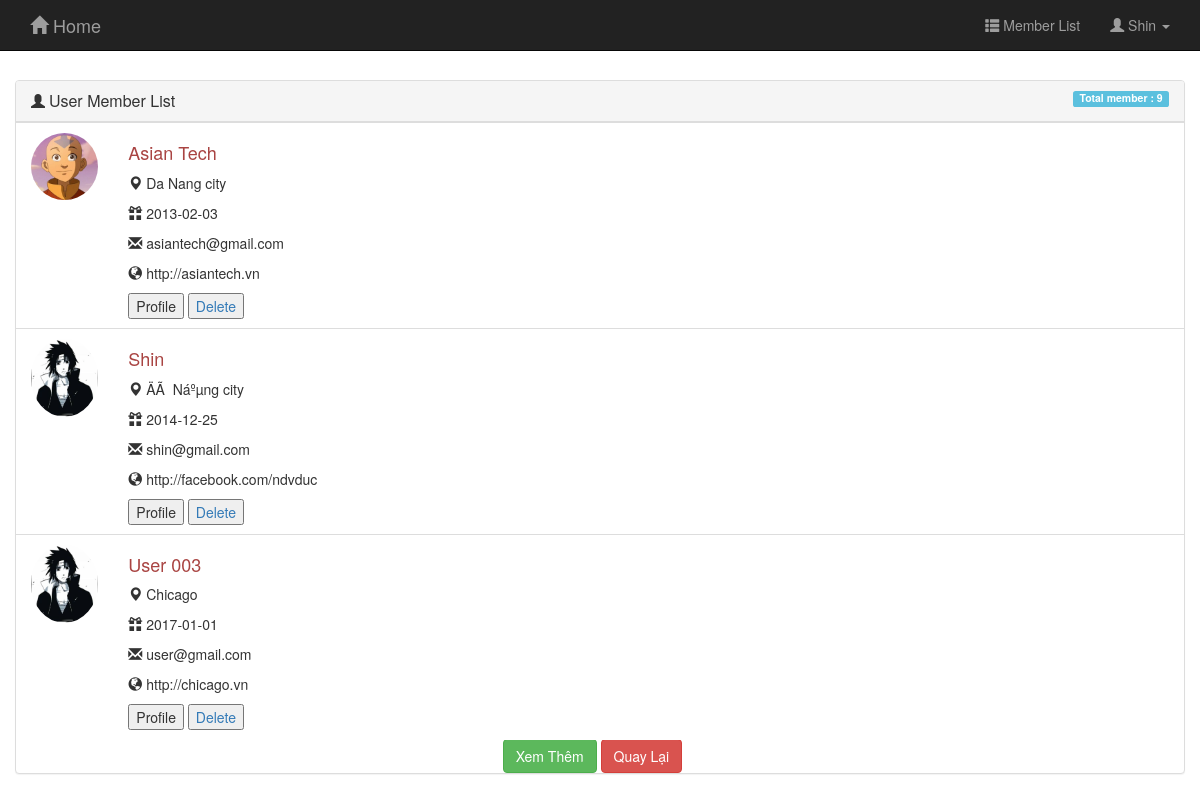
Page /memberlist.php (signed in) on the committed database.
### tables this page shows
CREATE TABLE `users` (
  `id` int(11) NOT NULL,
  `username` varchar(225) NOT NULL,
  `password` varchar(225) NOT NULL,
  `email` varchar(225) NOT NULL,
  `birthday` date DEFAULT NULL,
  `url` varchar(225) NOT NULL,
  `address` varchar(225) NOT NULL,
  `avatar` varchar(225) DEFAULT NULL
);

### memberlist.php (the view, shortened to what this page needs)
<?php include 'menu.php'; ?>
<?php
 if (!isset($_SESSION['username'])) {
   echo 'You need login to see all list of member ! Click <a href="login.php"> here </a> to login'; }
  else {
  require_once('db.php');
  $sql = "SELECT * FROM users";
  $query = $conn->prepare($sql);
  $query->execute();
  $users = $query->fetchAll();
  ?>
  <div class="container" style="margin-top: 50px">
    <div class="row">
      <div class="panel panel-default widget">
        <div class="panel-heading">
          <span class="glyphicon glyphicon-user"></span>
          <h3 class="panel-title">
          User Member List</h3>
          <span class="label label-info">
            <?php echo 'Total member : '.$query->rowCount(); ?></span>
          </div>
          <div class="panel-body">
            <ul class="list-group" id="myList">
              <?php foreach($users as $user): ?>
                <li class="list-group-item" style="list-style-type: none">
                  <div class="row">
                    <div class="col-xs-2 col-md-1">
                      <img src="<?= $user['avatar'] ?>" class="img-circle img-responsive" alt="" /></div>
                      <div class="col-xs-10 col-md-11">
                        <div>
                          <h4 class="text-danger"><?=$user['username']?></h4>
                          <p> <i class="glyphicon glyphicon-map-marker"></i> <?=$user['address']?></p>
                          <p> <i class="glyphicon glyphicon-gift"></i> <?=$user['birthday']?></p>
                          <p> <i class="glyphicon glyphicon-envelope"></i> <?=$user['email']?></p>
                          <p> <i class="glyphicon glyphicon-globe"></i> <?=$user['url']?></p>
                          <div class="action">
                            <button type="button" title="Edit">
                              <span>Profile</span>
                            </button>
                            <a href="delete.php?id=<?=$user['id']?>" onclick="return confirm('Are you sure?')"><button>Delete</button></a>
                          </div>
                        </div>
                      </div>
                    </li>
                  <?php endforeach; ?>
                </ul>
                <div class="col-md-offset-5">
<button id="loadMore" class="btn btn-success">Xem Thêm</button>
<button id="showLess" class="btn btn-danger">Quay Lại</button>
</div>
              </div>
            </div>
          </div>
        </div>
      <?php } ?>

### memberlist.php (style rules this page uses)
.widget .panel-body { padding:0px; }
.widget .list-group { margin-bottom: 0; }
.widget .panel-title { display:inline }
.widget .label-info { float: right; }
.widget li.list-group-item { border-radius: 0;border: 0;border-top: 1px solid #ddd; }
.widget .action { margin-top:5px; }
#myList li { display:none; }

### rows in the picture
users: avatar (picture), username "Asian Tech", address "Da Nang city", birthday "2013-02-03", email "asiantech@gmail.com", url "http://asiantech.vn"
users: avatar (picture), username "Shin", address "ÄÃ Náºµng city", birthday "2014-12-25", email "shin@gmail.com", url "http://facebook.com/ndvduc"
users: avatar (picture), username "User 003", address "Chicago", birthday "2017-01-01", email "user@gmail.com", url "http://chicago.vn"

### other values in the picture
$_SESSION['username'] "Shin"
$query->rowCount() "9"
